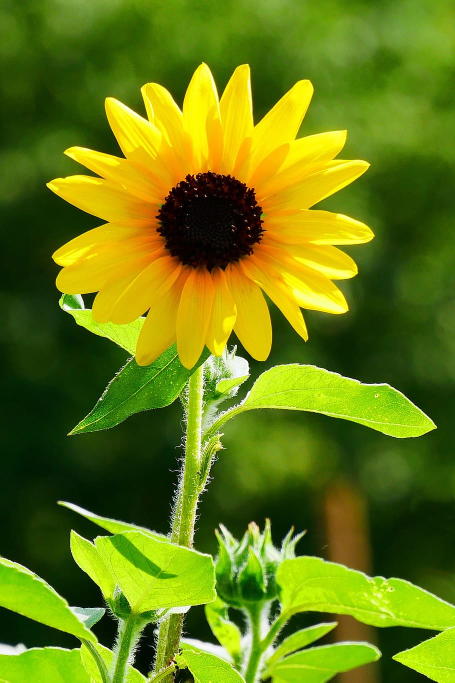
#> input picture Image Processing/class - 12/image.png, 910 x 1365 px (shown at 1/2 size)
$ jupyter execute histogram.ipynb
#> lines starting #> are read from the running program, lines starting #| are printed output that depends on the picture
[cell 1]
import cv2 as cv
import numpy as np
import matplotlib.pyplot as plt

[cell 2]
img = cv.imread(r'image.png')
#> img is the input picture: shape (1365, 910, 3); mean B, G, R 16.5, 124.7, 104.1
img_rgb = cv.cvtColor(img, cv.COLOR_BGR2RGB)
plt.imshow(img_rgb)

[cell 3]
# plt the histogram of the full image
plt.figure(figsize=(8,6))

# flatten the image, plot histogram with black bars

plt.hist(img.ravel(), bins=256, range=(0,256), color='k')
plt.title('Histogram of Full Image ')
plt.xlabel('Pixel Value ')
plt.ylabel('Frequency')
plt.show()
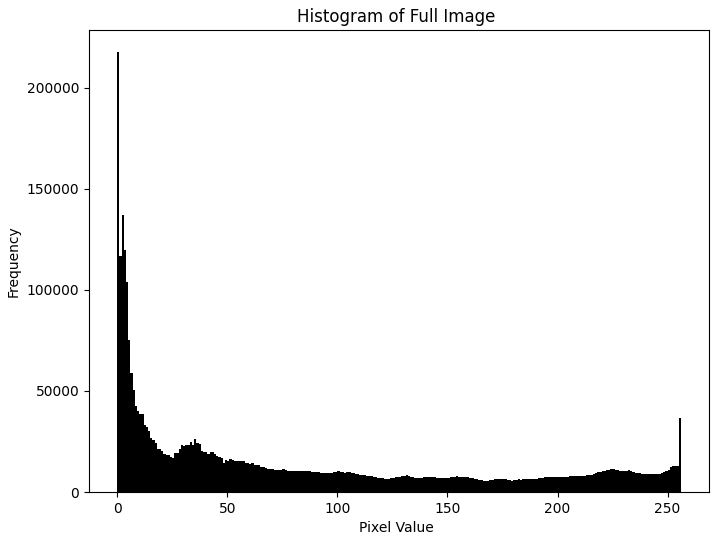
#> figure drawn by matplotlib, 1 panel; tallest bar 217735 high, from x = 0 to 1


# plot the histogram of the individual color channels

plt.figure(figsize=(12,4))
plt.subplot(131)
plt.hist(img_rgb [:, :, 0].ravel(), bins=256, range=(0,256),color='r')
plt.title('Red Channel Histogram')
plt.xlabel('Pixel Value')
plt.ylabel('Frequency')


plt.subplot(132)
plt.hist(img_rgb[:, :, 1].ravel(), bins=256, range=(0,256), color='g')
plt.title('Green Channel Histogram')
plt.xlabel('Pixel Value ')
plt.ylabel('Frequency')


plt.subplot(133)
plt.hist(img_rgb[:, :, 1].ravel(), bins=256, range=(0,256), color='b')
plt.title('Blue Channel Histogram')
plt.xlabel('Pixel Value')
plt.ylabel('Frequency')
plt.tight_layout()
plt.show()
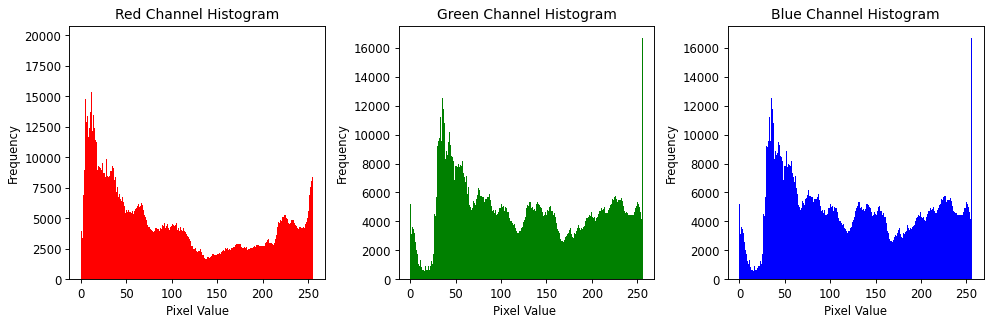
#> figure drawn by matplotlib, 3 panels; panel 1: tallest bar 19805 high, from x = 255 to 256; panel 2: tallest bar 16670 high, from x = 255 to 256; panel 3: tallest bar 16670 high, from x = 255 to 256

Histogram Equalization

[cell 4]
img_gray = cv.cvtColor(img, cv.COLOR_BGR2GRAY)
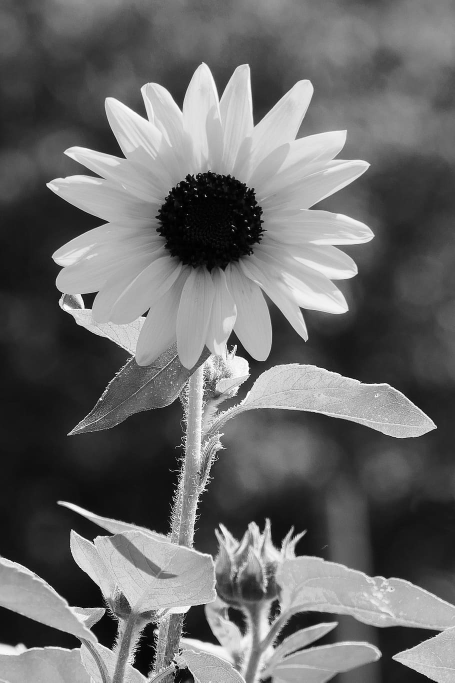
#> img_gray: shape (1365, 910) (shown at 1/2 size); min 0, max 255, mean 106.2

# Apply histogram equalization
equalized_image = cv.equalizeHist(img_gray)
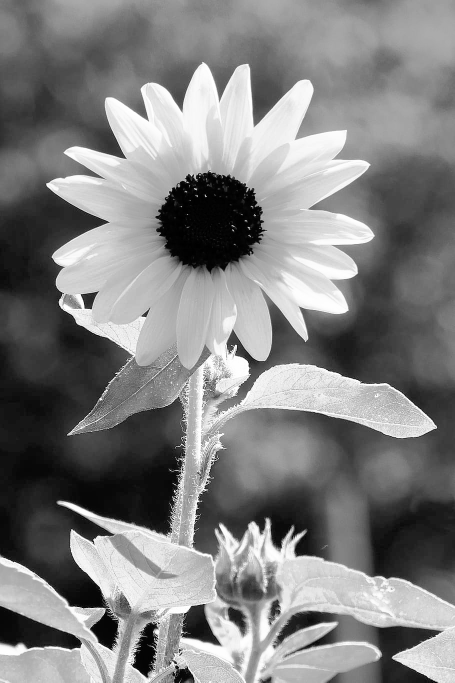
#> equalized_image: shape (1365, 910) (shown at 1/2 size); min 0, max 255, mean 128.1

plt.figure(figsize=(12,6))

plt.subplot(121)
plt.title('Orginal Image ')
plt.imshow(img_gray, cmap='gray')
plt.axis('off')


plt.subplot(122)
plt.imshow(equalized_image, cmap='gray')
plt.title('Equalized Image ')
plt.axis('off')

[cell 5]
# Histogram compare of Orginal and histogram equalized image
plt.figure(figsize=(12,4))
plt.subplot(121)
plt.hist(img_gray.ravel(), bins=256, range=(0,256),color='k')
plt.title('Orginal Image ')
plt.xlabel('Pixel Value ')
plt.ylabel('Frequency')

plt.subplot(122)
plt.hist(equalized_image.ravel(), bins=256, range=(0,256), color='k')
plt.title('Histogram Equalized Image ')
plt.xlabel('Pixel Value ')
plt.ylabel('Frequency')
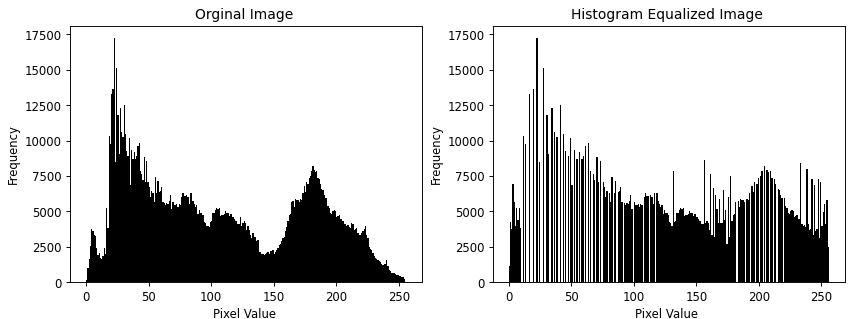
#> figure drawn by matplotlib, 2 panels; panel 1: tallest bar 17253 high, from x = 22 to 23; panel 2: tallest bar 17253 high, from x = 22 to 23

[cell 6]
ahe = cv.createCLAHE(clipLimit=6.0, tileGridSize=(8,8))
ahe_image = ahe.apply(img_gray)
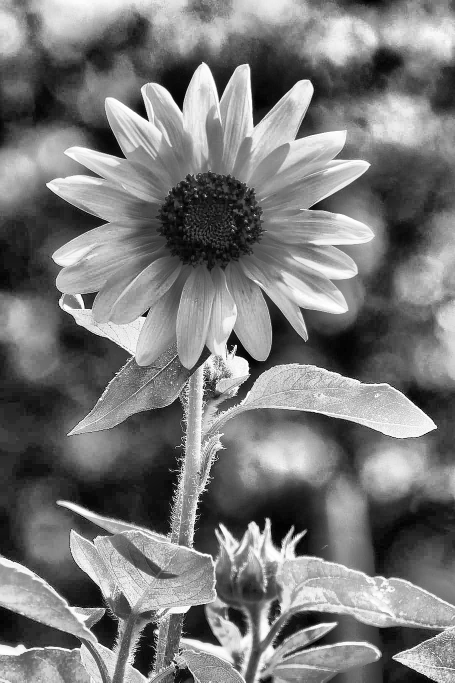
#> ahe_image: shape (1365, 910) (shown at 1/2 size); min 0, max 255, mean 120.9
plt.imshow(ahe_image, cmap='gray')

Contrast Limited Adaptive Histogram Equalization - CLAHE

[cell 7]
ghe_image = cv.equalizeHist(img_gray)

# Apply CLAHE
clahe1 = cv.createCLAHE(clipLimit=1.0, tileGridSize=(8,8))
clahe1_img = clahe1.apply(img_gray)
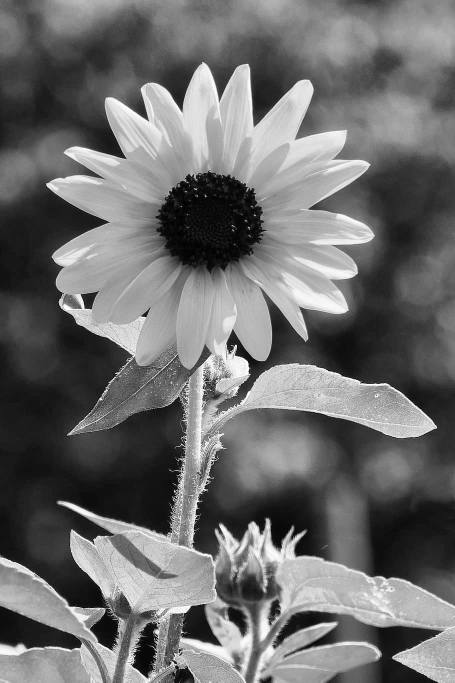
#> clahe1_img: shape (1365, 910) (shown at 1/2 size); min 0, max 255, mean 108.8

clahe2 = cv.createCLAHE(clipLimit=7.0, tileGridSize=(8,8))
clahe2_img = clahe2.apply(img_gray)

# Plotting the images
plt.figure(figsize=(10,10))
plt.subplot(221)
plt.imshow(img_gray, cmap='gray')
plt.title('Orginal Image ')
plt.axis('off')

plt.subplot(222)
plt.imshow(ghe_image, cmap='gray')
plt.title('Orginal Histogram Equalization (GHE)')
plt.axis('off')


plt.subplot(223)
plt.imshow(clahe1_img, cmap='gray')
plt.title('CLAHE 1')
plt.axis('off')

plt.subplot(224)
plt.imshow(clahe2_img, cmap='gray')
plt.title('CLAHE 2 ')
plt.axis('off')

plt.tight_layout()
plt.show()
